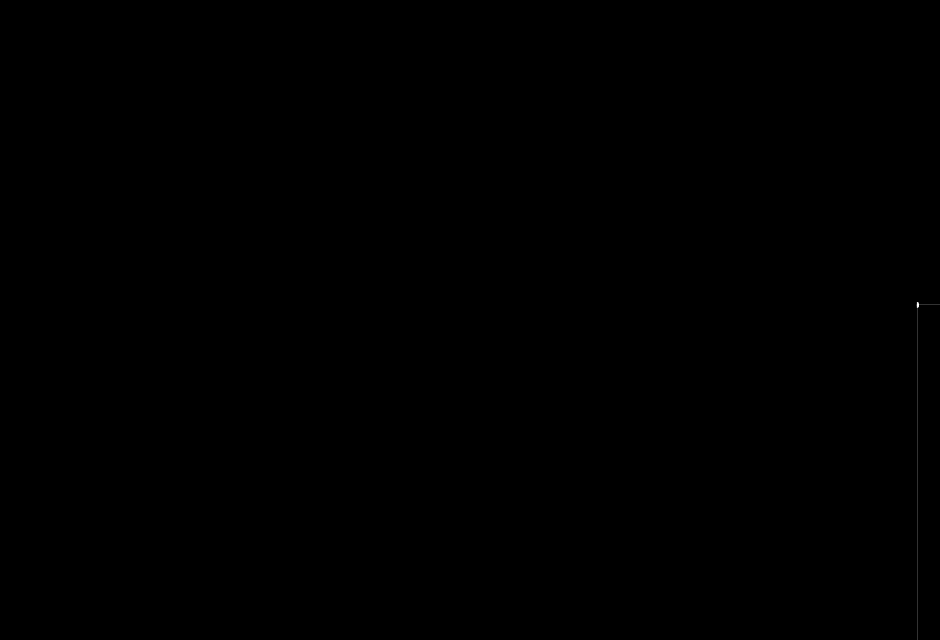
Frame 1 (no input)
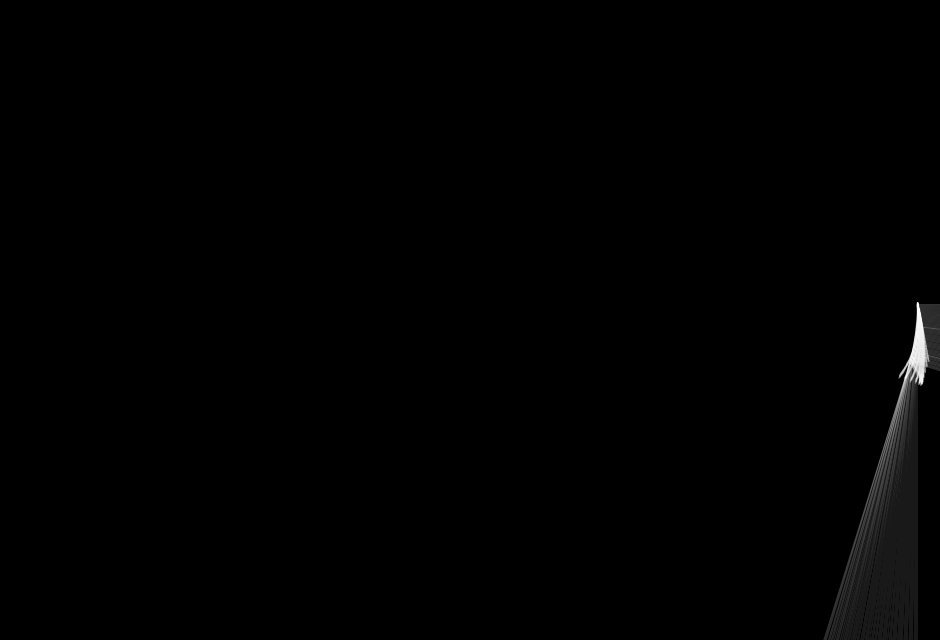
Frame 60 (the mouse pressed at the canvas centre just before this capture)
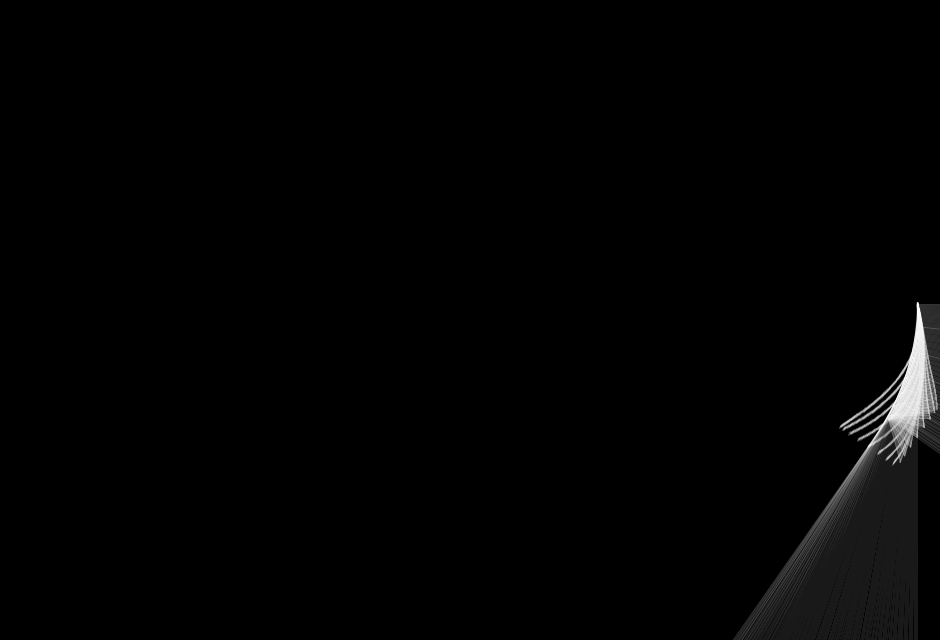
Frame 120 (the mouse held since frame 60 and released just before this capture)

The Processing sketch that drew these frames (run headless with seeded random() and noise(); from frame 60 on, the mouse is pressed at the canvas centre):

// Processing sketch: processing_181347
// ── processing_181347.pde

//respiro//
float num = 0;
float bi = random(-1, 1);
float theta;

void setup(){
 size(940, 640);
 background(0);
 stroke(255,50);
 fill(255, 50);

}


void draw(){
  translate(width/2.1, height/2.1);
  translate( cos(num/99)*width/2, sin(num/97)*height/2); 
  rotate(radians(num));
  fill( 0, 5 ); rect( 0,0, width,height ); fill( 255, 50 );
  for(int i = 0; i < 150; i+=20){

 float x = sin(radians(i+frameCount))*num;
 float y =sin(radians(num)) /frameCount+num;
    
 ellipse(x, y, 1, 1);
 ellipse(y, x, 1, 1);
 ellipse(x, y, 1, 5);
 line(y, x, 1, 2);
 
}
 
  num +=bi;

}

void mouseReleased() {
num = random(360);
bi = random(-1, 1);
background(0);
}
